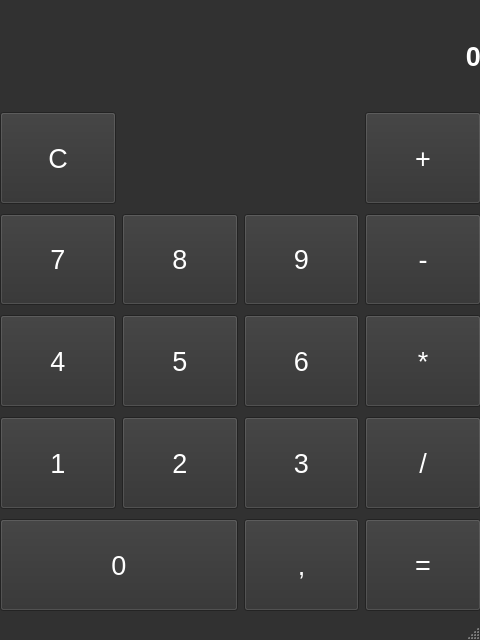
<?xml version="1.0" encoding="UTF-8"?>
<ui version="4.0">
 <class>MainWindow</class>
 <widget class="QMainWindow" name="MainWindow">
  <property name="enabled">
   <bool>true</bool>
  </property>
  <property name="geometry">
   <rect>
    <x>0</x>
    <y>0</y>
    <width>480</width>
    <height>640</height>
   </rect>
  </property>
  <property name="palette">
   <palette>
    <active>
     <colorrole role="WindowText">
      <brush brushstyle="SolidPattern">
       <color alpha="255">
        <red>255</red>
        <green>255</green>
        <blue>255</blue>
       </color>
      </brush>
     </colorrole>
     <colorrole role="Button">
      <brush brushstyle="SolidPattern">
       <color alpha="255">
        <red>49</red>
        <green>49</green>
        <blue>49</blue>
       </color>
      </brush>
     </colorrole>
     <colorrole role="Light">
      <brush brushstyle="SolidPattern">
       <color alpha="255">
        <red>74</red>
        <green>74</green>
        <blue>74</blue>
       </color>
      </brush>
     </colorrole>
     <colorrole role="Midlight">
      <brush brushstyle="SolidPattern">
       <color alpha="255">
        <red>61</red>
        <green>61</green>
        <blue>61</blue>
       </color>
      </brush>
     </colorrole>
     <colorrole role="Dark">
      <brush brushstyle="SolidPattern">
       <color alpha="255">
        <red>25</red>
        <green>25</green>
        <blue>25</blue>
       </color>
      </brush>
     </colorrole>
     <colorrole role="Mid">
      <brush brushstyle="SolidPattern">
       <color alpha="255">
        <red>33</red>
        <green>33</green>
        <blue>33</blue>
       </color>
      </brush>
     </colorrole>
     <colorrole role="Text">
      <brush brushstyle="SolidPattern">
       <color alpha="255">
        <red>255</red>
        <green>255</green>
        <blue>255</blue>
       </color>
      </brush>
     </colorrole>
     <colorrole role="BrightText">
      <brush brushstyle="SolidPattern">
       <color alpha="255">
        <red>255</red>
        <green>255</green>
        <blue>255</blue>
       </color>
      </brush>
     </colorrole>
     <colorrole role="ButtonText">
      <brush brushstyle="SolidPattern">
       <color alpha="255">
        <red>255</red>
        <green>255</green>
        <blue>255</blue>
       </color>
      </brush>
     </colorrole>
     <colorrole role="Base">
      <brush brushstyle="SolidPattern">
       <color alpha="255">
        <red>0</red>
        <green>0</green>
        <blue>0</blue>
       </color>
      </brush>
     </colorrole>
     <colorrole role="Window">
      <brush brushstyle="SolidPattern">
       <color alpha="255">
        <red>49</red>
        <green>49</green>
        <blue>49</blue>
       </color>
      </brush>
     </colorrole>
     <colorrole role="Shadow">
      <brush brushstyle="SolidPattern">
       <color alpha="255">
        <red>0</red>
        <green>0</green>
        <blue>0</blue>
       </color>
      </brush>
     </colorrole>
     <colorrole role="AlternateBase">
      <brush brushstyle="SolidPattern">
       <color alpha="255">
        <red>24</red>
        <green>24</green>
        <blue>24</blue>
       </color>
      </brush>
     </colorrole>
     <colorrole role="ToolTipBase">
      <brush brushstyle="SolidPattern">
       <color alpha="255">
        <red>255</red>
        <green>255</green>
        <blue>220</blue>
       </color>
      </brush>
     </colorrole>
     <colorrole role="ToolTipText">
      <brush brushstyle="SolidPattern">
       <color alpha="255">
        <red>0</red>
        <green>0</green>
        <blue>0</blue>
       </color>
      </brush>
     </colorrole>
     <colorrole role="PlaceholderText">
      <brush brushstyle="SolidPattern">
       <color alpha="127">
        <red>255</red>
        <green>255</green>
        <blue>255</blue>
       </color>
      </brush>
     </colorrole>
     <colorrole role="Accent">
      <brush brushstyle="SolidPattern">
       <color alpha="255">
        <red>0</red>
        <green>0</green>
        <blue>0</blue>
       </color>
      </brush>
     </colorrole>
    </active>
    <inactive>
     <colorrole role="WindowText">
      <brush brushstyle="SolidPattern">
       <color alpha="255">
        <red>255</red>
        <green>255</green>
        <blue>255</blue>
       </color>
      </brush>
     </colorrole>
     <colorrole role="Button">
      <brush brushstyle="SolidPattern">
       <color alpha="255">
        <red>49</red>
        <green>49</green>
        <blue>49</blue>
       </color>
      </brush>
     </colorrole>
     <colorrole role="Light">
      <brush brushstyle="SolidPattern">
       <color alpha="255">
        <red>74</red>
        <green>74</green>
        <blue>74</blue>
       </color>
      </brush>
     </colorrole>
     <colorrole role="Midlight">
      <brush brushstyle="SolidPattern">
       <color alpha="255">
        <red>61</red>
        <green>61</green>
        <blue>61</blue>
       </color>
      </brush>
     </colorrole>
     <colorrole role="Dark">
      <brush brushstyle="SolidPattern">
       <color alpha="255">
        <red>25</red>
        <green>25</green>
        <blue>25</blue>
       </color>
      </brush>
     </colorrole>
     <colorrole role="Mid">
      <brush brushstyle="SolidPattern">
       <color alpha="255">
        <red>33</red>
        <green>33</green>
        <blue>33</blue>
       </color>
      </brush>
     </colorrole>
     <colorrole role="Text">
      <brush brushstyle="SolidPattern">
       <color alpha="255">
        <red>255</red>
        <green>255</green>
        <blue>255</blue>
       </color>
      </brush>
     </colorrole>
     <colorrole role="BrightText">
      <brush brushstyle="SolidPattern">
       <color alpha="255">
        <red>255</red>
        <green>255</green>
        <blue>255</blue>
       </color>
      </brush>
     </colorrole>
     <colorrole role="ButtonText">
      <brush brushstyle="SolidPattern">
       <color alpha="255">
        <red>255</red>
        <green>255</green>
        <blue>255</blue>
       </color>
      </brush>
     </colorrole>
     <colorrole role="Base">
      <brush brushstyle="SolidPattern">
       <color alpha="255">
        <red>0</red>
        <green>0</green>
        <blue>0</blue>
       </color>
      </brush>
     </colorrole>
     <colorrole role="Window">
      <brush brushstyle="SolidPattern">
       <color alpha="255">
        <red>49</red>
        <green>49</green>
        <blue>49</blue>
       </color>
      </brush>
     </colorrole>
     <colorrole role="Shadow">
      <brush brushstyle="SolidPattern">
       <color alpha="255">
        <red>0</red>
        <green>0</green>
        <blue>0</blue>
       </color>
      </brush>
     </colorrole>
     <colorrole role="AlternateBase">
      <brush brushstyle="SolidPattern">
       <color alpha="255">
        <red>24</red>
        <green>24</green>
        <blue>24</blue>
       </color>
      </brush>
     </colorrole>
     <colorrole role="ToolTipBase">
      <brush brushstyle="SolidPattern">
       <color alpha="255">
        <red>255</red>
        <green>255</green>
        <blue>220</blue>
       </color>
      </brush>
     </colorrole>
     <colorrole role="ToolTipText">
      <brush brushstyle="SolidPattern">
       <color alpha="255">
        <red>0</red>
        <green>0</green>
        <blue>0</blue>
       </color>
      </brush>
     </colorrole>
     <colorrole role="PlaceholderText">
      <brush brushstyle="SolidPattern">
       <color alpha="127">
        <red>255</red>
        <green>255</green>
        <blue>255</blue>
       </color>
      </brush>
     </colorrole>
     <colorrole role="Accent">
      <brush brushstyle="SolidPattern">
       <color alpha="255">
        <red>0</red>
        <green>0</green>
        <blue>0</blue>
       </color>
      </brush>
     </colorrole>
    </inactive>
    <disabled>
     <colorrole role="WindowText">
      <brush brushstyle="SolidPattern">
       <color alpha="255">
        <red>25</red>
        <green>25</green>
        <blue>25</blue>
       </color>
      </brush>
     </colorrole>
     <colorrole role="Button">
      <brush brushstyle="SolidPattern">
       <color alpha="255">
        <red>49</red>
        <green>49</green>
        <blue>49</blue>
       </color>
      </brush>
     </colorrole>
     <colorrole role="Light">
      <brush brushstyle="SolidPattern">
       <color alpha="255">
        <red>74</red>
        <green>74</green>
        <blue>74</blue>
       </color>
      </brush>
     </colorrole>
     <colorrole role="Midlight">
      <brush brushstyle="SolidPattern">
       <color alpha="255">
        <red>61</red>
        <green>61</green>
        <blue>61</blue>
       </color>
      </brush>
     </colorrole>
     <colorrole role="Dark">
      <brush brushstyle="SolidPattern">
       <color alpha="255">
        <red>25</red>
        <green>25</green>
        <blue>25</blue>
       </color>
      </brush>
     </colorrole>
     <colorrole role="Mid">
      <brush brushstyle="SolidPattern">
       <color alpha="255">
        <red>33</red>
        <green>33</green>
        <blue>33</blue>
       </color>
      </brush>
     </colorrole>
     <colorrole role="Text">
      <brush brushstyle="SolidPattern">
       <color alpha="255">
        <red>25</red>
        <green>25</green>
        <blue>25</blue>
       </color>
      </brush>
     </colorrole>
     <colorrole role="BrightText">
      <brush brushstyle="SolidPattern">
       <color alpha="255">
        <red>255</red>
        <green>255</green>
        <blue>255</blue>
       </color>
      </brush>
     </colorrole>
     <colorrole role="ButtonText">
      <brush brushstyle="SolidPattern">
       <color alpha="255">
        <red>25</red>
        <green>25</green>
        <blue>25</blue>
       </color>
      </brush>
     </colorrole>
     <colorrole role="Base">
      <brush brushstyle="SolidPattern">
       <color alpha="255">
        <red>49</red>
        <green>49</green>
        <blue>49</blue>
       </color>
      </brush>
     </colorrole>
     <colorrole role="Window">
      <brush brushstyle="SolidPattern">
       <color alpha="255">
        <red>49</red>
        <green>49</green>
        <blue>49</blue>
       </color>
      </brush>
     </colorrole>
     <colorrole role="Shadow">
      <brush brushstyle="SolidPattern">
       <color alpha="255">
        <red>0</red>
        <green>0</green>
        <blue>0</blue>
       </color>
      </brush>
     </colorrole>
     <colorrole role="AlternateBase">
      <brush brushstyle="SolidPattern">
       <color alpha="255">
        <red>49</red>
        <green>49</green>
        <blue>49</blue>
       </color>
      </brush>
     </colorrole>
     <colorrole role="ToolTipBase">
      <brush brushstyle="SolidPattern">
       <color alpha="255">
        <red>255</red>
        <green>255</green>
        <blue>220</blue>
       </color>
      </brush>
     </colorrole>
     <colorrole role="ToolTipText">
      <brush brushstyle="SolidPattern">
       <color alpha="255">
        <red>0</red>
        <green>0</green>
        <blue>0</blue>
       </color>
      </brush>
     </colorrole>
     <colorrole role="PlaceholderText">
      <brush brushstyle="SolidPattern">
       <color alpha="127">
        <red>25</red>
        <green>25</green>
        <blue>25</blue>
       </color>
      </brush>
     </colorrole>
     <colorrole role="Accent">
      <brush brushstyle="SolidPattern">
       <color alpha="255">
        <red>35</red>
        <green>35</green>
        <blue>35</blue>
       </color>
      </brush>
     </colorrole>
    </disabled>
   </palette>
  </property>
  <property name="windowTitle">
   <string>Calculator</string>
  </property>
  <widget class="QWidget" name="centralwidget">
   <widget class="QWidget" name="gridLayoutWidget">
    <property name="geometry">
     <rect>
      <x>0</x>
      <y>10</y>
      <width>481</width>
      <height>601</height>
     </rect>
    </property>
    <layout class="QGridLayout" name="buttonLayout" rowstretch="0,0,0,0,0,0,0,0,0,0,0" columnstretch="0,0,0,0">
     <property name="sizeConstraint">
      <enum>QLayout::SizeConstraint::SetMaximumSize</enum>
     </property>
     <property name="verticalSpacing">
      <number>10</number>
     </property>
     <item row="2" column="1">
      <widget class="QPushButton" name="button_8">
       <property name="sizePolicy">
        <sizepolicy hsizetype="Expanding" vsizetype="Expanding">
         <horstretch>0</horstretch>
         <verstretch>0</verstretch>
        </sizepolicy>
       </property>
       <property name="baseSize">
        <size>
         <width>50</width>
         <height>50</height>
        </size>
       </property>
       <property name="font">
        <font>
         <pointsize>20</pointsize>
        </font>
       </property>
       <property name="text">
        <string>8</string>
       </property>
      </widget>
     </item>
     <item row="2" column="2">
      <widget class="QPushButton" name="button_9">
       <property name="sizePolicy">
        <sizepolicy hsizetype="Expanding" vsizetype="Expanding">
         <horstretch>0</horstretch>
         <verstretch>0</verstretch>
        </sizepolicy>
       </property>
       <property name="baseSize">
        <size>
         <width>50</width>
         <height>50</height>
        </size>
       </property>
       <property name="font">
        <font>
         <pointsize>20</pointsize>
        </font>
       </property>
       <property name="text">
        <string>9</string>
       </property>
      </widget>
     </item>
     <item row="3" column="1">
      <widget class="QPushButton" name="button_5">
       <property name="sizePolicy">
        <sizepolicy hsizetype="Expanding" vsizetype="Expanding">
         <horstretch>0</horstretch>
         <verstretch>0</verstretch>
        </sizepolicy>
       </property>
       <property name="baseSize">
        <size>
         <width>50</width>
         <height>50</height>
        </size>
       </property>
       <property name="font">
        <font>
         <pointsize>20</pointsize>
        </font>
       </property>
       <property name="text">
        <string>5</string>
       </property>
      </widget>
     </item>
     <item row="9" column="1">
      <widget class="QPushButton" name="button_2">
       <property name="sizePolicy">
        <sizepolicy hsizetype="Expanding" vsizetype="Expanding">
         <horstretch>0</horstretch>
         <verstretch>0</verstretch>
        </sizepolicy>
       </property>
       <property name="baseSize">
        <size>
         <width>50</width>
         <height>50</height>
        </size>
       </property>
       <property name="font">
        <font>
         <pointsize>20</pointsize>
        </font>
       </property>
       <property name="text">
        <string>2</string>
       </property>
      </widget>
     </item>
     <item row="9" column="0">
      <widget class="QPushButton" name="button_1">
       <property name="sizePolicy">
        <sizepolicy hsizetype="Expanding" vsizetype="Expanding">
         <horstretch>0</horstretch>
         <verstretch>0</verstretch>
        </sizepolicy>
       </property>
       <property name="baseSize">
        <size>
         <width>50</width>
         <height>50</height>
        </size>
       </property>
       <property name="font">
        <font>
         <pointsize>20</pointsize>
        </font>
       </property>
       <property name="text">
        <string>1</string>
       </property>
      </widget>
     </item>
     <item row="1" column="3">
      <widget class="QPushButton" name="button_add">
       <property name="sizePolicy">
        <sizepolicy hsizetype="Expanding" vsizetype="Expanding">
         <horstretch>0</horstretch>
         <verstretch>0</verstretch>
        </sizepolicy>
       </property>
       <property name="baseSize">
        <size>
         <width>50</width>
         <height>50</height>
        </size>
       </property>
       <property name="font">
        <font>
         <pointsize>20</pointsize>
        </font>
       </property>
       <property name="text">
        <string>+</string>
       </property>
      </widget>
     </item>
     <item row="9" column="2">
      <widget class="QPushButton" name="button_3">
       <property name="sizePolicy">
        <sizepolicy hsizetype="Expanding" vsizetype="Expanding">
         <horstretch>0</horstretch>
         <verstretch>0</verstretch>
        </sizepolicy>
       </property>
       <property name="baseSize">
        <size>
         <width>50</width>
         <height>50</height>
        </size>
       </property>
       <property name="font">
        <font>
         <pointsize>20</pointsize>
        </font>
       </property>
       <property name="text">
        <string>3</string>
       </property>
      </widget>
     </item>
     <item row="2" column="0">
      <widget class="QPushButton" name="button_7">
       <property name="sizePolicy">
        <sizepolicy hsizetype="Expanding" vsizetype="Expanding">
         <horstretch>0</horstretch>
         <verstretch>0</verstretch>
        </sizepolicy>
       </property>
       <property name="baseSize">
        <size>
         <width>50</width>
         <height>50</height>
        </size>
       </property>
       <property name="font">
        <font>
         <pointsize>20</pointsize>
        </font>
       </property>
       <property name="text">
        <string>7</string>
       </property>
      </widget>
     </item>
     <item row="3" column="3">
      <widget class="QPushButton" name="button_multiply">
       <property name="sizePolicy">
        <sizepolicy hsizetype="Expanding" vsizetype="Expanding">
         <horstretch>0</horstretch>
         <verstretch>0</verstretch>
        </sizepolicy>
       </property>
       <property name="baseSize">
        <size>
         <width>50</width>
         <height>50</height>
        </size>
       </property>
       <property name="font">
        <font>
         <pointsize>20</pointsize>
        </font>
       </property>
       <property name="text">
        <string>*</string>
       </property>
      </widget>
     </item>
     <item row="1" column="0">
      <widget class="QPushButton" name="button_clear">
       <property name="sizePolicy">
        <sizepolicy hsizetype="Expanding" vsizetype="Expanding">
         <horstretch>0</horstretch>
         <verstretch>0</verstretch>
        </sizepolicy>
       </property>
       <property name="baseSize">
        <size>
         <width>50</width>
         <height>50</height>
        </size>
       </property>
       <property name="font">
        <font>
         <pointsize>20</pointsize>
        </font>
       </property>
       <property name="text">
        <string>C</string>
       </property>
      </widget>
     </item>
     <item row="3" column="0">
      <widget class="QPushButton" name="button_4">
       <property name="sizePolicy">
        <sizepolicy hsizetype="Expanding" vsizetype="Expanding">
         <horstretch>0</horstretch>
         <verstretch>0</verstretch>
        </sizepolicy>
       </property>
       <property name="baseSize">
        <size>
         <width>50</width>
         <height>50</height>
        </size>
       </property>
       <property name="font">
        <font>
         <pointsize>20</pointsize>
        </font>
       </property>
       <property name="text">
        <string>4</string>
       </property>
      </widget>
     </item>
     <item row="2" column="3">
      <widget class="QPushButton" name="button_subtract">
       <property name="sizePolicy">
        <sizepolicy hsizetype="Expanding" vsizetype="Expanding">
         <horstretch>0</horstretch>
         <verstretch>0</verstretch>
        </sizepolicy>
       </property>
       <property name="baseSize">
        <size>
         <width>50</width>
         <height>50</height>
        </size>
       </property>
       <property name="font">
        <font>
         <pointsize>20</pointsize>
        </font>
       </property>
       <property name="text">
        <string>-</string>
       </property>
      </widget>
     </item>
     <item row="9" column="3">
      <widget class="QPushButton" name="button_divide">
       <property name="sizePolicy">
        <sizepolicy hsizetype="Expanding" vsizetype="Expanding">
         <horstretch>0</horstretch>
         <verstretch>0</verstretch>
        </sizepolicy>
       </property>
       <property name="baseSize">
        <size>
         <width>50</width>
         <height>50</height>
        </size>
       </property>
       <property name="font">
        <font>
         <pointsize>20</pointsize>
        </font>
       </property>
       <property name="text">
        <string>/</string>
       </property>
      </widget>
     </item>
     <item row="3" column="2">
      <widget class="QPushButton" name="button_6">
       <property name="sizePolicy">
        <sizepolicy hsizetype="Expanding" vsizetype="Expanding">
         <horstretch>0</horstretch>
         <verstretch>0</verstretch>
        </sizepolicy>
       </property>
       <property name="baseSize">
        <size>
         <width>50</width>
         <height>50</height>
        </size>
       </property>
       <property name="font">
        <font>
         <pointsize>20</pointsize>
        </font>
       </property>
       <property name="text">
        <string>6</string>
       </property>
      </widget>
     </item>
     <item row="0" column="0" colspan="4">
      <widget class="QLabel" name="label_display">
       <property name="sizePolicy">
        <sizepolicy hsizetype="Expanding" vsizetype="Expanding">
         <horstretch>0</horstretch>
         <verstretch>0</verstretch>
        </sizepolicy>
       </property>
       <property name="font">
        <font>
         <pointsize>20</pointsize>
         <bold>true</bold>
        </font>
       </property>
       <property name="text">
        <string>0</string>
       </property>
       <property name="alignment">
        <set>Qt::AlignmentFlag::AlignRight|Qt::AlignmentFlag::AlignTrailing|Qt::AlignmentFlag::AlignVCenter</set>
       </property>
       <property name="margin">
        <number>10</number>
       </property>
      </widget>
     </item>
     <item row="10" column="0" colspan="2">
      <widget class="QPushButton" name="button_0">
       <property name="sizePolicy">
        <sizepolicy hsizetype="Expanding" vsizetype="Expanding">
         <horstretch>0</horstretch>
         <verstretch>0</verstretch>
        </sizepolicy>
       </property>
       <property name="font">
        <font>
         <pointsize>20</pointsize>
        </font>
       </property>
       <property name="text">
        <string>0</string>
       </property>
      </widget>
     </item>
     <item row="10" column="3">
      <widget class="QPushButton" name="button_equals">
       <property name="sizePolicy">
        <sizepolicy hsizetype="Expanding" vsizetype="Expanding">
         <horstretch>0</horstretch>
         <verstretch>0</verstretch>
        </sizepolicy>
       </property>
       <property name="baseSize">
        <size>
         <width>50</width>
         <height>50</height>
        </size>
       </property>
       <property name="font">
        <font>
         <pointsize>20</pointsize>
        </font>
       </property>
       <property name="text">
        <string>=</string>
       </property>
      </widget>
     </item>
     <item row="10" column="2">
      <widget class="QPushButton" name="button_comma">
       <property name="sizePolicy">
        <sizepolicy hsizetype="Expanding" vsizetype="Expanding">
         <horstretch>0</horstretch>
         <verstretch>0</verstretch>
        </sizepolicy>
       </property>
       <property name="baseSize">
        <size>
         <width>50</width>
         <height>50</height>
        </size>
       </property>
       <property name="font">
        <font>
         <pointsize>20</pointsize>
        </font>
       </property>
       <property name="text">
        <string>,</string>
       </property>
      </widget>
     </item>
    </layout>
   </widget>
  </widget>
  <widget class="QStatusBar" name="statusbar"/>
 </widget>
 <resources/>
 <connections/>
</ui>
